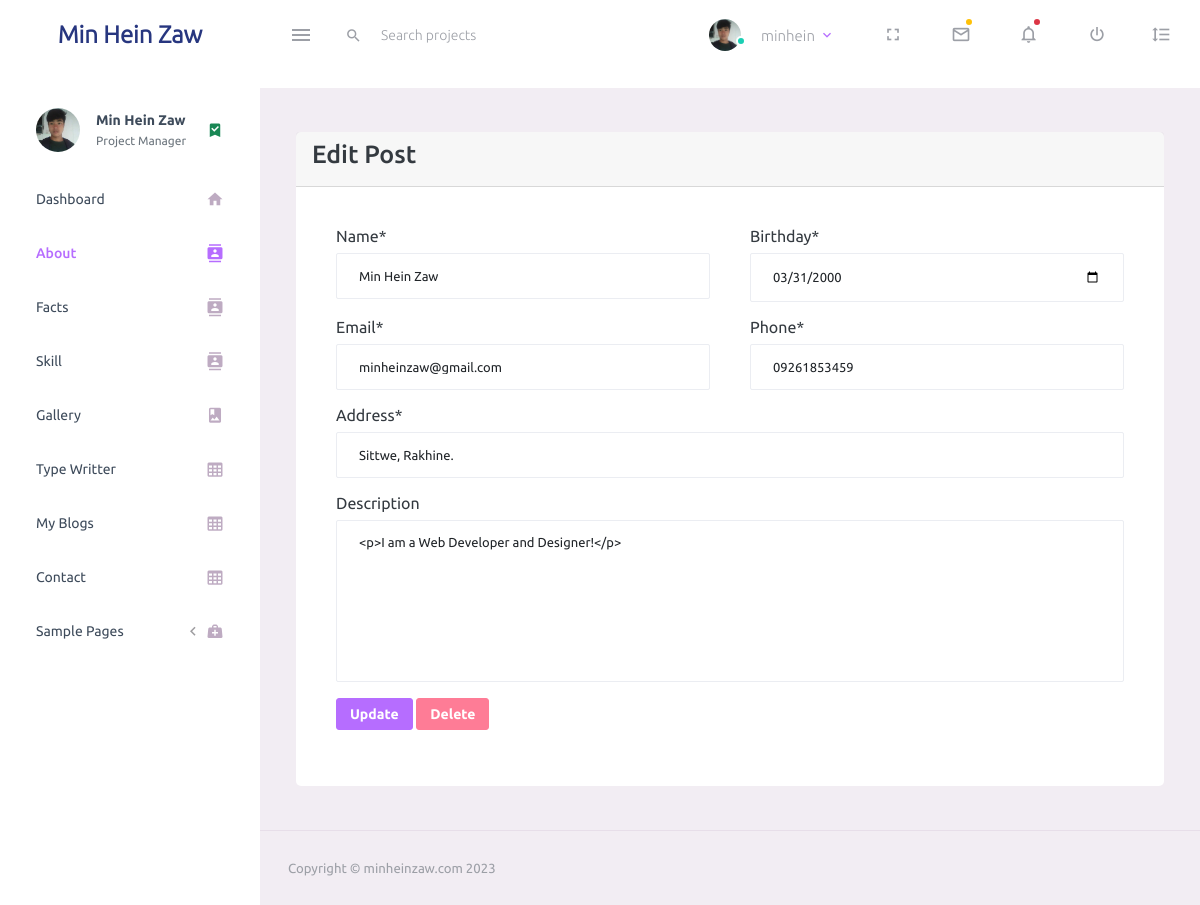
The page /about/ (signed in) on the database its author committed.
### base/models.py (models this page shows, shortened)
class About(models.Model):
    name = models.CharField(max_length=100, null=True)
    birthday = models.DateField(null=True)
    email = models.EmailField(null=True)
    phone = models.CharField(max_length=15, null=True)
    address = models.CharField(max_length=100, null=True)
    description = RichTextField(null=True, blank=True)
    created = models.DateTimeField(auto_now=True)
    updated = models.DateTimeField(auto_now_add=True)

### base/views.py (the view)
# urls.py: path('about/', views.aboutPage, name="about"),
@login_required (login_url='login')
def aboutPage(request):
    page = "about-create"
    abouts = About.objects.all()
    about = About.objects.first()
    if not about:
        forms = AboutForm()
        if request.method == "POST":
            form = AboutForm(request.POST)
            if form.is_valid():
                form.save()
                messages.success(request, 'Your About added is sucessfully!')
                return redirect('about')
        context = {'forms':forms, 'about':about, 'page':page}
        return render(request, 'backend/about/about.html', context)
    else:
        about = About.objects.latest('id')
        forms = AboutForm(instance=about)
        if request.method == "POST":
            form = AboutForm(request.POST, instance=about)
            if form.is_valid():
                form.save()
                messages.success(request, "Your About Edited is sucessfully!" )
                return redirect('about')
        context = {'about':about, 'about':about, 'forms':forms,'page':page, 'abouts':abouts}
        return render(request, 'backend/about/about.html', context)

### base/forms.py
class AboutForm(forms.ModelForm):
    class Meta:
        model = About
        fields = "__all__"
        widgets = {
            'name':forms.TextInput(attrs=({'placeholder':'Name...', 'class':'cumtom-input'})),
            'birthday':forms.DateInput(attrs=({'placeholder':'Birthday...', 'class':'cumtom-input', 'type':'date'})),
            'email':forms.TextInput(attrs=({'placeholder':'Email...', 'class':'cumtom-input'})),
            'phone':forms.TextInput(attrs=({'placeholder':'Phone...', 'class':'cumtom-input'})),
            'description':forms.Textarea(attrs=({'placeholder':'Description...', 'class':'cumtom-input'})),
        }

### base/templates/backend/about/about.html (shortened to what this page needs)
{% extends 'main.html' %}
{% load crispy_forms_tags %}
{% block content %}
    <div class="row">
        {% if not about %}
            <div class="col-md-12">
                <div class="card">
                    <div class="card-header">
                        <h3>Create Post</h3>
                    </div>
                    <div class="card-body">
                        <form action="" method="POST">
                            {% csrf_token %}
                            <div class="row">
                                <div class="col-md-6">
                                    {{forms.name|as_crispy_field}}
                                </div>
                                <div class="col-md-6">
                                    {{forms.birthday|as_crispy_field}}
                                </div>
                                <div class="col-md-6">
                                    {{forms.email|as_crispy_field}}
                                </div>
                                <div class="col-md-6">
                                    {{forms.phone|as_crispy_field}}
                                </div>
                                <div class="col-md-12">
                                    {{forms.address|as_crispy_field}}
                                    {{forms.media}}
                                    {{forms.description|as_crispy_field}}
                                </div>
                            </div>
                            <button type="submit" class="btn btn-sm btn-primary">Create</button>
                    </form>
                    </div>
                </div>
            </div>
        {% else %}
            <div class="col-md-12">
                <div class="card">
                    <div class="card-header">
                        <h3>Edit Post</h3>
                    </div>
                    <div class="card-body">
                        <form action="" method="POST">
                            <div class="row">
                                <div class="col-md-6">
                                    {{forms.name|as_crispy_field}}
                                </div>
                                <div class="col-md-6">
                                    {{forms.birthday|as_crispy_field}}
                                </div>
                                <div class="col-md-6">
                                    {{forms.email|as_crispy_field}}
                                </div>
                                <div class="col-md-6">
                                    {{forms.phone|as_crispy_field}}
                                </div>
                                <div class="col-md-12">
                                    {{forms.address|as_crispy_field}}
                                    {{forms.description|as_crispy_field}}
                                </div>
                            </div>
                            <button type="submit" class="btn btn-sm btn-primary">Update</button>
                            <a href="{% url 'about-delete' about %}" type="submit" class="btn btn-sm btn-danger">Delete</a>
                    </form>
                    </div>
                </div>
            </div>
        {% endif %}
    </div>
{% endblock content %}

### templates/navbar.html (shortened to what this page needs)
{% load static %}
<nav class="navbar default-layout-navbar col-lg-12 col-12 p-0 fixed-top d-flex flex-row">
    <div class="text-center navbar-brand-wrapper d-flex align-items-center justify-content-center">
      <a class="navbar-brand brand-logo" href="{% url 'index' %}"> <strong><span>Min Hein Zaw</span></strong> </a>
    </div>
    <div class="navbar-menu-wrapper d-flex align-items-stretch">
      <button class="navbar-toggler navbar-toggler align-self-center" type="button" data-toggle="minimize">
        <span class="mdi mdi-menu"></span>
      </button>
      <div class="search-field d-none d-md-block">
        <form class="d-flex align-items-center h-100" action="#">
          <div class="input-group">
            <div class="input-group-prepend bg-transparent">
              <i class="input-group-text border-0 mdi mdi-magnify"></i>
            </div>
            <input type="text" class="form-control bg-transparent border-0" placeholder="Search projects">
          </div>
        </form>
      </div>
      <ul class="navbar-nav navbar-nav-right">
        <li class="nav-item nav-profile dropdown">
          <a class="nav-link dropdown-toggle" id="profileDropdown" href="#" data-bs-toggle="dropdown" aria-expanded="false">
            <div class="nav-profile-img">
              <img src="{% static 'assets/images/faces/logo.jpg' %}" alt="image">
              <span class="availability-status online"></span>
            </div>
            <div class="nav-profile-text">
              {% if request.user.is_authenticated %}
                <p class='mt-3'>{{request.user}}</p>
              {% endif %}
            </div>
          </a>
        </li>
        <li class="nav-item d-none d-lg-block full-screen-link">
          <a class="nav-link">
            <i class="mdi mdi-fullscreen" id="fullscreen-button"></i>
          </a>
        </li>
        <li class="nav-item dropdown">
          <a class="nav-link count-indicator dropdown-toggle" id="messageDropdown" href="#" data-bs-toggle="dropdown" aria-expanded="false">
            <i class="mdi mdi-email-outline"></i>
            <span class="count-symbol bg-warning"></span>
          </a>
        </li>
        <li class="nav-item dropdown">
          <a class="nav-link count-indicator dropdown-toggle" id="notificationDropdown" href="#" data-bs-toggle="dropdown">
            <i class="mdi mdi-bell-outline"></i>
            <span class="count-symbol bg-danger"></span>
          </a>
        </li>
        <li class="nav-item nav-logout d-none d-lg-block">
          <a class="nav-link" href="#">
            <i class="mdi mdi-power"></i>
          </a>
        </li>
        <li class="nav-item nav-settings d-none d-lg-block">
          <a class="nav-link" href="#">
            <i class="mdi mdi-format-line-spacing"></i>
          </a>
        </li>
      </ul>
    </div>
  </nav>

### templates/sidebar.html (shortened to what this page needs)
{% load static %}
<nav class="sidebar sidebar-offcanvas" id="sidebar">
    <ul class="nav">
      <li class="nav-item nav-profile">
        <a href="#" class="nav-link">
          <div class="nav-profile-image">
            <img src="{% static 'assets/images/logo.jpg' %}" alt="profile">
          </div>
          <div class="nav-profile-text d-flex flex-column">
            {% for about in abouts %}
            <span class="font-weight-bold mb-2">{{about.name}}</span>
            {% endfor %}
            <span class="text-secondary text-small">Project Manager</span>
          </div>
          <i class="mdi mdi-bookmark-check text-success nav-profile-badge"></i>
        </a>
      </li>
      {% url 'index' as url %}
      <li class="nav-item {% if request.path == url %}active{% endif %}">
        <a class="nav-link" href="{% url 'index' %}">
          <span class="menu-title">Dashboard</span>
          <i class="mdi mdi-home menu-icon"></i>
        </a>
      </li>
      {% url 'about' as url %}
      <li class="nav-item {% if request.path == url %}active{% endif %}">
        <a class="nav-link" href="{% url 'about' %}">
          <span class="menu-title">About</span>
          <i class="mdi mdi-contacts menu-icon"></i>
        </a>
      </li>
      {% url 'fact' as url %}
      <li class="nav-item {% if request.path == url %}active{% endif %}">
        <a class="nav-link" href="{% url 'fact' %}">
          <span class="menu-title">Facts</span>
          <i class="mdi mdi-contacts menu-icon"></i>
        </a>
      </li>
      {% url 'skill' as url %}
      <li class="nav-item {% if request.path == url %}active{% endif %}">
        <a class="nav-link" href="{% url 'skill' %}">
          <span class="menu-title">Skill</span>
          <i class="mdi mdi-contacts menu-icon"></i>
        </a>
      </li>
      {% url 'gallery' as url %}
      <li class="nav-item {% if request.path == url %}active{% endif %}">
        <a class="nav-link" href="{% url 'gallery' %}">
          <span class="menu-title">Gallery</span>
          <i class="mdi mdi-image-album menu-icon"></i>
        </a>
      </li>
      {% url 'typewritter' as url %}
      <li class="nav-item {% if request.path == url %}active{% endif %}">
        <a class="nav-link" href="{% url 'typewritter' %}">
          <span class="menu-title">Type Writter</span>
          <i class="mdi mdi-table-large menu-icon"></i>
        </a>
      </li>
      {% url 'myblog' as url %}
      <li class="nav-item {% if request.path == url %}active{% endif %}">
        <a class="nav-link" href="{% url 'myblog' %}">
          <span class="menu-title">My Blogs</span>
          <i class="mdi mdi-table-large menu-icon"></i>
        </a>
      </li>
      {% url 'contact' as url %}
      <li class="nav-item {% if request.path == url %}active{% endif %}">
        <a class="nav-link" href="{% url 'contact' %}">
          <span class="menu-title">Contact</span>
          <i class="mdi mdi-table-large menu-icon"></i>
        </a>
      </li>
      <li class="nav-item">
        <a class="nav-link" data-bs-toggle="collapse" href="#general-pages" aria-expanded="false" aria-controls="general-pages">
          <span class="menu-title">Sample Pages</span>
          <i class="menu-arrow"></i>
          <i class="mdi mdi-medical-bag menu-icon"></i>
        </a>
      </li>
    </ul>
  </nav>

### rows shown on the page
About: name "Min Hein Zaw", birthday "03/31/2000", email "minheinzaw@gmail.com", phone "09261853459", address "Sittwe, Rakhine.", description "<p>I am a Web Developer and Designer!</p>"

### other values the page prints
{{ request.user }} "minhein"
